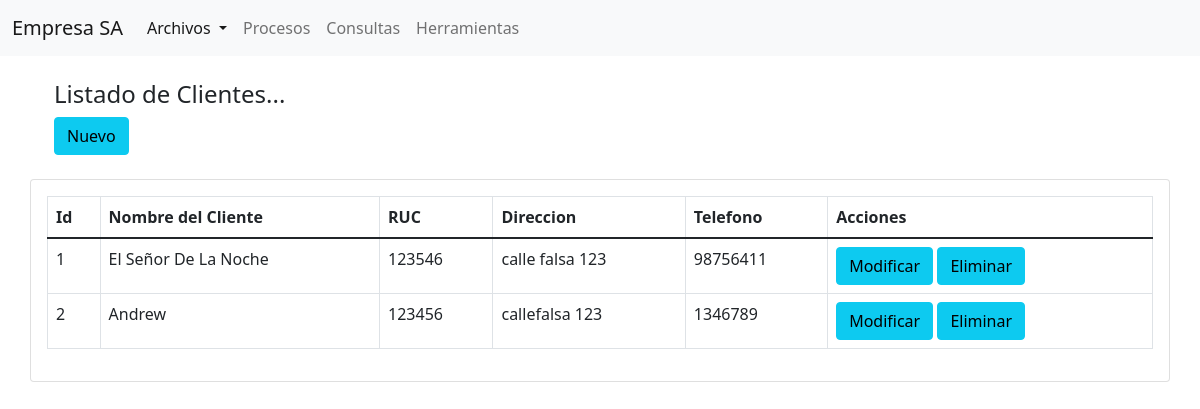
The app's page /Modules/clientes/lista_cliente.php with its own data.
### tables this page shows
CREATE TABLE `clientes` (
  `idCliente` int(11) NOT NULL,
  `nombre` varchar(50) NOT NULL,
  `ruc` varchar(11) NOT NULL,
  `dircliente` varchar(64) NOT NULL,
  `telcliente` varchar(9) NOT NULL
);

### clases/cliente.php (called while the page is built, shortened)
<?php
class  Cliente {
		public function conectar_db($cn){
			$this->con = $cn;
		}
		public function listacli(){
			$sql = "SELECT * FROM clientes";
			$res = mysqli_query($this->con, $sql);
			return $res;
		}
	}
?>

### Modules/clientes/lista_cliente.php (the view, shortened to what this page needs)
<?php
include_once(__DIR__.'/../../header.php');
include_once(__DIR__.'/../../clases/cliente.php');
$conexion = connect_db();
$ocliente = new Cliente();
$ocliente->conectar_db($conexion);
$datos_cli = $ocliente->listacli();
if ($datos_cli){
    ?>
    <div class="container p-12">
        <div class="row">
        <div class="container p-4">
            <h4>Listado de Clientes...</h4>
        <a href="agrega_clie.php" class="btn btn-info add-new">Nuevo</a>
        </div>
        <div class="card card-body">
            <table class="table table-bordered">
            <thead>
                <tr>
                    <th>Id</th>
                    <th>Nombre del Cliente</th>
                    <th>RUC</th>
                    <th>Direccion</th>
                    <th>Telefono</th>
                    <th>Acciones</th>
                </tr>
            </thead>
            <tbody>
    <?php
    while ($row=mysqli_fetch_array($datos_cli)){
        $id=$row["idCliente"];
        ?>
                <tr>
                    <td><?php echo $id; ?></td>
                    <td><?php echo $row['nombre']; ?></td>
                    <td><?php echo $row['ruc']; ?></td>
                    <td><?php echo $row['dircliente']; ?></td>
                    <td><?php echo $row['telcliente']; ?></td>
                    <td>
                    <a href="modifica_clie.php?codigo=<?php echo $id; ?>" class="btn btn-info add-new">Modificar</a>
                    <a href="elimina_clie.php?codigo=<?php echo $id; ?>" class="btn btn-info add-new">Eliminar</a>
                    </td>
                </tr>
             <?php
    }
    ?>
    </tbody>
   </table>
            </div>
        </div>
    </div>
<?php
}
?>

### records on screen
clientes: idCliente "1", nombre "El Señor De La Noche", ruc "123546", dircliente "calle falsa 123", telcliente "98756411"
clientes: idCliente "2", nombre "Andrew", ruc "123456", dircliente "callefalsa 123", telcliente "1346789"
